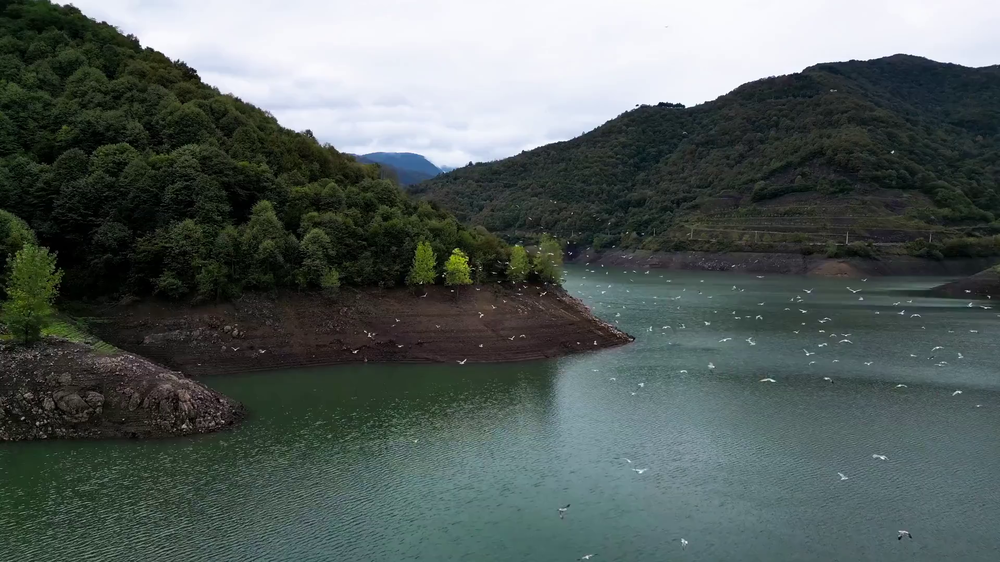
#> input picture frames/frame_0000.png, 1000 x 562 px, shrunk from 1920 x 1080 before the run; its folder holds only this picture in this run
$ python search_lsb.py
#> lines starting #> are read from the running program, lines starting #| are printed output that depends on the picture
#!/usr/bin/env python3
import cv2
import numpy as np
from PIL import Image
import os
import re

def extract_all_lsb_text():
    """Extract LSBs from all frames and search for flags"""
    frames_dir = 'frames'
    if not os.path.exists(frames_dir):
        return

    frames = sorted([f for f in os.listdir(frames_dir) if f.endswith('.png')])

    all_lsb_text = []

    print(f"Processing {len(frames)} frames...")

    for frame_file in frames:
        frame_path = os.path.join(frames_dir, frame_file)
        try:
            img = Image.open(frame_path)
#> img is the input picture: PIL image 1000x562 RGB; mean R, G, B 85.2, 95.1, 92.3
            img_array = np.array(img)

            # Extract LSBs from all channels
            if len(img_array.shape) == 3:
                for channel_idx in range(3):  # R, G, B
                    channel = img_array[:, :, channel_idx]
                    lsb_bits = channel & 1

                    flat_bits = lsb_bits.flatten()
                    bit_string = ''.join([str(int(b)) for b in flat_bits])

                    for i in range(0, len(bit_string) - 7, 8):
                        byte_val = int(bit_string[i:i+8], 2)
                        if 32 <= byte_val <= 126:
                            all_lsb_text.append(chr(byte_val))
#> this loop made 3 passes
#> pass 1, in extract_all_lsb_text, `channel = img_array[:, :, channel_idx]`:
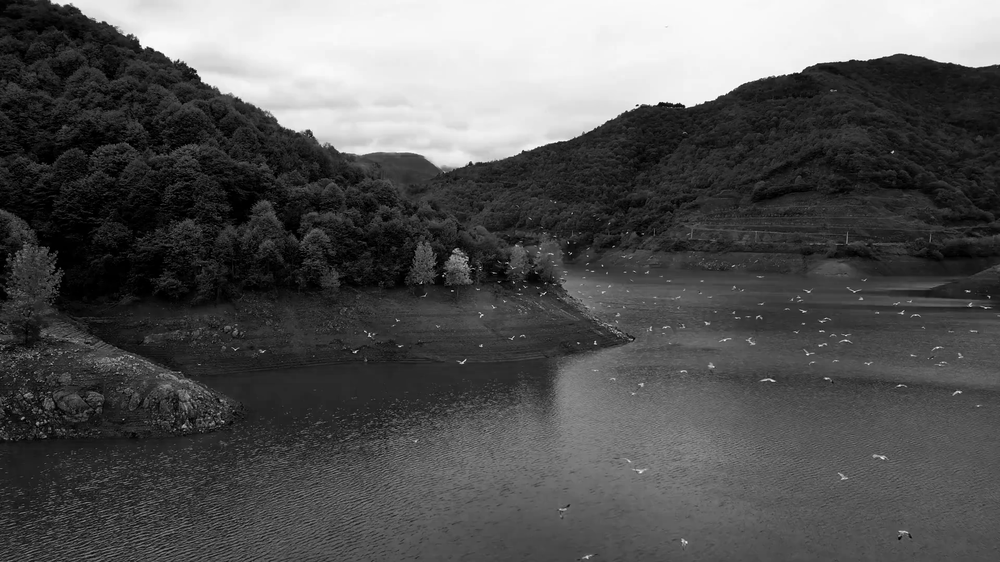
#> channel: shape (562, 1000); min 0, max 255, mean 85.2
#> pass 1, in extract_all_lsb_text, `lsb_bits = channel & 1`:
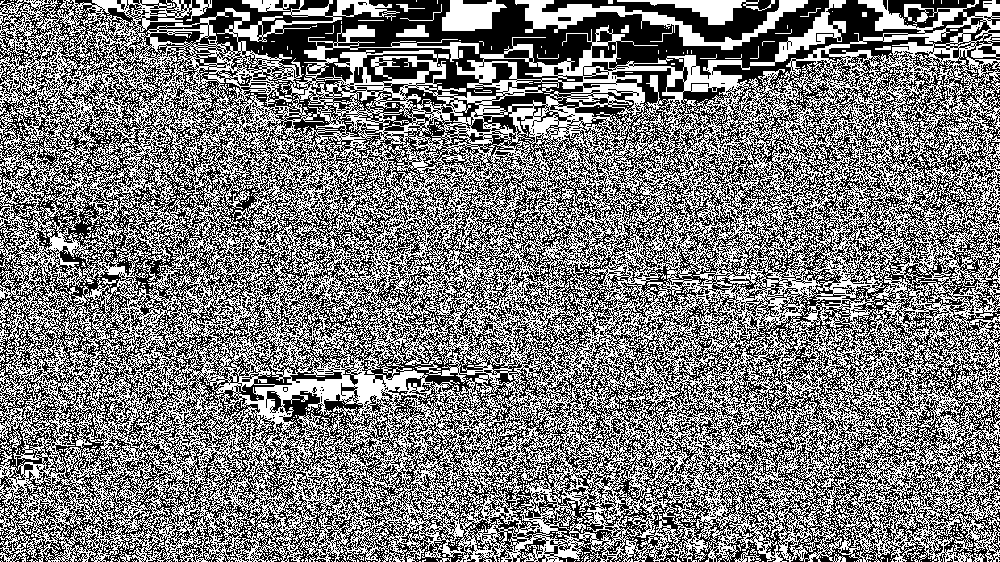
#> lsb_bits: shape (562, 1000); values 0 (black) and 1 (white), 48.8% white in thin lines or dots
#> pass 2, in extract_all_lsb_text, `channel = img_array[:, :, channel_idx]`:
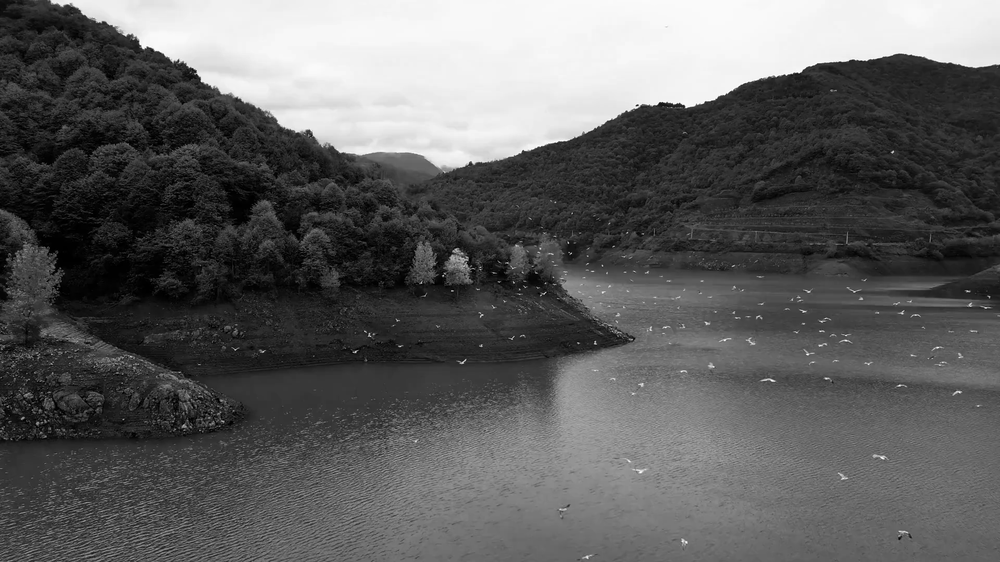
#> channel: shape (562, 1000); min 0, max 255, mean 95.1
#> pass 2, in extract_all_lsb_text, `lsb_bits = channel & 1`:
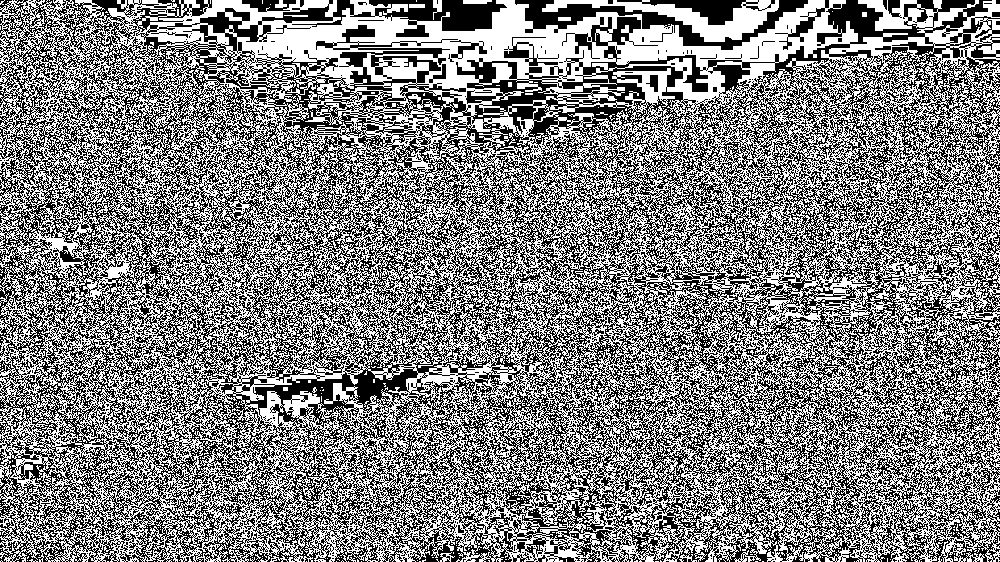
#> lsb_bits: shape (562, 1000); values 0 (black) and 1 (white), 50.5% white; black in thin lines or dots
#> after the loop, all_lsb_text = 66195 items
        except Exception as e:
            continue

    combined_text = ''.join(all_lsb_text)

    print(f"Extracted {len(combined_text)} characters")
#| Extracted 66195 characters

    # Search for flag patterns with various formats
    flag_patterns = [
        r'flag\{[A-Za-z0-9_]{10,}\}',
        r'FLAG\{[A-Za-z0-9_]{10,}\}',
        r'picoCTF\{[A-Za-z0-9_]{10,}\}',
        r'[A-Z]{3,}\{[A-Za-z0-9_]{10,}\}',
        r'flag:[A-Za-z0-9_]{10,}',
        r'FLAG:[A-Za-z0-9_]{10,}',
        r'[a-z]{4,}\{[A-Za-z0-9_]{10,}\}',  # lowercase flag
    ]

    print("\n=== Searching for flag patterns ===")
    found_flags = []
    for pattern in flag_patterns:
        matches = re.findall(pattern, combined_text)
        if matches:
            found_flags.extend(matches)
            print(f"Pattern {pattern}: {matches}")
#> after the loop, found_flags = []

    if found_flags:
        print(f"\n*** FLAGS FOUND: {found_flags} ***")
    else:
        print("\nNo flag patterns found. Showing sample of extracted text:")
        # Show sections that might contain flags
        for i in range(0, len(combined_text) - 50, 1000):
            sample = combined_text[i:i+200]
            if any(c.isalnum() for c in sample):
                print(f"Offset {i}: {sample}")
#> this loop made 67 passes
#> i on passes 2 to 13: 1000, 2000, 3000, 4000, 5000, 6000, 7000, 8000, 9000, 10000, 11000, 12000
#| Offset 0: 5>Y<~?x??qlU`~?x??`A_S ~?x????<~?x????,bF<xp?>>@? F=xp??@?`D[xp??@??jE1p-`w??@??lMra|??@??|^Nz"SEp???@?b8?p@6D;g|y,?|?@?p@;S:{{ApJ>~z?|?@?@@8&*C8N?{F@hGD}g?@?|?K6|g<@??~?}u?Rd7g@?~?<;x|x?~@?|?fmHR+)7N
#| Offset 1000: @'|a1wb"@O5JUzgn2/{Yc3!(=7'x|a`#Che_^X$zu?>C&yss\!'x|a{UE<m~~Rm_;4.aT0EVn*M_cG|}|=6'x|a#aj,$?QzJ4jr^'H3 `<iQpx:j;f?A!]D~PYp#0<p2-Z[H;Iu?M,{5{%^]p#10B<pj2$P-;64?^-.F#p}m`K>|>1?B<pV|-dHS2;w$Cw'mw?b~{NB9
#| Offset 2000: ?]mC+mOh/4Yt}M4<CiZh*$'p p@B;@?O?\D(A4d>aiK/MX?.@0QPBVDYqFfK(xLqN~s:@?wr-%V8xpCrcA:048Vm,!A]Pg`!t??/rqs>G{hPqLl CBGwqjJRwuO~0{E4<xn;z}@?.un#brks:C51U04"CY5HbHD'yy3y#L{DfE6P#"Z^W~?Z<xBb\c:WA crLo[x+j}2
#| Offset 3000: -~Sgdl=&=YLp <C7ZNp+wM`?{1)hA>:l,@M"oqUB]hnYbp&n2j+j9821<;wAdA!{]NWz1 w ^bKE)6?i4TDDe:NBhFa% +87'i&@S$EA(MD`>`[:8G" b@l=F*~,_ttNYD uROigBHf)q54-sHL2?q;;H}LHKY$xDr$_*f.>nRb{R 1?k1\!vVGr?_'~$GU]Qk%jp!;/
#| Offset 4000: 5S_9%&y7cqUwt|'y;z+LU\HrFiI%&7$F6Be<~TMdk~#2cx=v%~C))NJ);}=d!Bw"#jo0^+>Sht+65bz *uhMV"NhKo`@cc?xrf*(3Nze,&F!On%OUe9&"#EJfgXMuwuTx%#]6G|e-i,YGSFEgA~y<?>1r^{QR,+Uy^af-M9/%A5rHrg->f>vyA4V(VE>~0MRC=9-Ur:0
#| Offset 5000: ;^G9q.!mMr3aC6?"MjF9oD=1,c'M'zD6d]sBCx=K8<E8$1_'l:yS\/o*]>S2]kChN4\&nc{sBQ8hq>?IbEv=B2z~1j|H%'VD8m#*~_hm?P2e1}UA1&L<"@fVG|9+&R31uTQ&3n%7$P-=$->Er'<$g E]H>G>h<s2Or"ke=./QU{?%%2"8"B*=7!a`@UHLAP>r]7R|9?6
#| Offset 6000: |-9BA`58Na:[@F48n~CJ}*[k^[e*bW%!#t5NM%xY.Fc^HLoK8M|1q}Pn3hXd{,a@F<!usH-'f3^m":5@-{BDajg;Zky>3mG8_Rk l'Q0\OEnr4D7$Wvq ?,oC/GOXjY??!}.+gFmX{B6&VbTzR,k2]*BC@HZnVay>3#tKBix\G9a`EH_\\D65wm+{Id&@&HYF'*~$V$<
#| Offset 7000: bt}Nl.?{4rNK[cm:_L!CVB!~vVL2*:u_gI@8(oDHtD^ DkH!Uy7-1D]mRGcX{=yBHEv?5&m:x1q&VJk|2Q!F!3S22o!NTy0{+e"~$!W,z0Ec3&vGo6yi5e>73a\[6mGKEj//_QbbP4l8Khz=mvKxTiAp\v+C)D @^N>KeEj<nCv:TWLrZ{%n}KeoAp|](m6_;O1-<{!~
#> (further printed lines are left out)

    # Also try searching for common CTF flag formats
    print("\n=== Searching for CTF flag formats ===")
    # Look for strings that start with common prefixes
    common_prefixes = ['flag', 'FLAG', 'pico', 'PICO', 'ctf', 'CTF']
    for prefix in common_prefixes:
        idx = combined_text.find(prefix)
        if idx != -1:
            # Extract surrounding text
            start = max(0, idx - 10)
            end = min(len(combined_text), idx + 100)
            context = combined_text[start:end]
            print(f"Found '{prefix}' at offset {idx}: {context}")
#> this loop made 6 passes
#> (idx, start, end) on pass 6: (10703, 10693, 10803)
#> idx on passes 1 to 5: -1, -1, -1, -1, -1

if __name__ == '__main__':
    extract_all_lsb_text()
